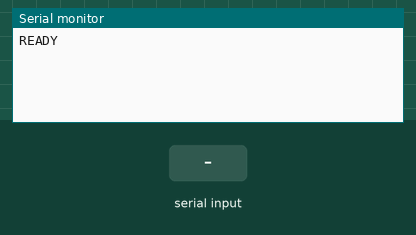
Recording of a sketch running on a simulated SparkFun Pro Micro, built with avr-gcc and run on an emulated ATmega32U4. Parts: the last lines printed to the serial monitor. The test bench sets the inputs (shaded band). USB keyboard and mouse output is not drawn.

Above: at 2.4 s.
2.5 s: "B1 1\n" received over Serial
At 3.7 s:
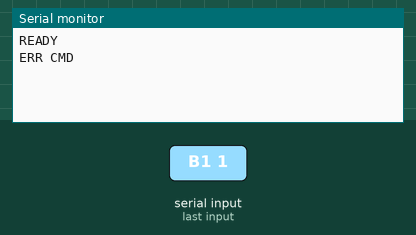
4.0 s: "B1\n" received over Serial
At 5.1 s:
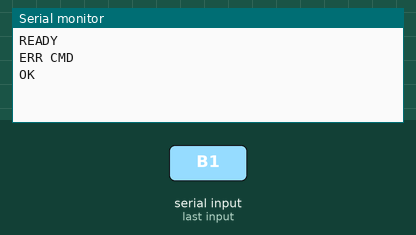
5.5 s: "M 90\n" received over Serial
At 6.2 s:
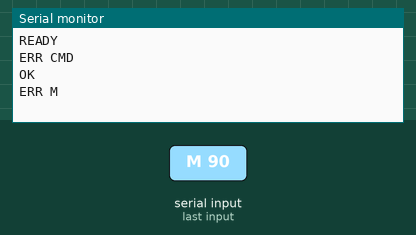
7.0 s: "K 90\n" received over Serial
At 7.4 s:
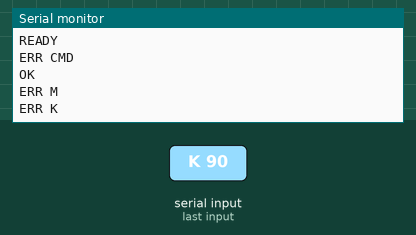
8.5 s: "P 90\n" received over Serial
At 9.7 s:
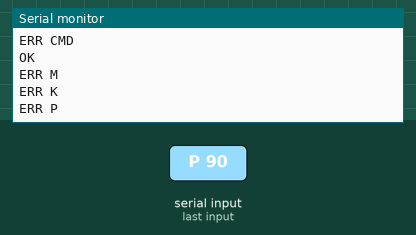

The sketch:

amazom.ino
```cpp
// amazom.ino - Arduino HID Controller
// Recebe comandos via Serial e executa ações de Mouse e Keyboard
// Compatível com Arduino Leonardo, Pro Micro (ATmega32u4)

#include <Mouse.h>
#include <Keyboard.h>

// ===== LED de Status =====
#if defined(RXLED0) && defined(RXLED1)
  inline void LED_ON()  { RXLED0; }  // ativo-baixo (acende)
  inline void LED_OFF() { RXLED1; }  // apaga
  #define USE_RX_LED 1
#else
  #define LED_PIN LED_BUILTIN
  inline void LED_ON()  { digitalWrite(LED_PIN, HIGH); }
  inline void LED_OFF() { digitalWrite(LED_PIN, LOW);  }
  #define USE_RX_LED 0
#endif

// ===== Variáveis de Estado =====
bool running = false;
bool ledState = false;
unsigned long lastBlink = 0;
const unsigned long BLINK_INTERVAL = 500;

// ===== Funções Auxiliares =====
static inline int clamp(int v, int lo, int hi) {
  if (v < lo) return lo;
  if (v > hi) return hi;
  return v;
}

void ledSolidOn()  { LED_ON();  ledState = true;  }
void ledSolidOff() { LED_OFF(); ledState = false; }
void ledToggle()   { ledState ? LED_OFF() : LED_ON(); ledState = !ledState; }

void ledUpdate(unsigned long now) {
  if (running) {
    if (!ledState) ledSolidOn();  // Fixo aceso quando rodando
    return;
  }
  // Pisca quando ocioso
  if (now - lastBlink >= BLINK_INTERVAL) {
    ledToggle();
    lastBlink = now;
  }
}

// ===== Setup =====
void setup() {
#if !USE_RX_LED
  pinMode(LED_PIN, OUTPUT);
#endif
  ledSolidOff();

  Serial.begin(115200);
  Serial.setTimeout(100);
  delay(1200);  // Aguarda enumeração USB no Windows

  Mouse.begin();
  Keyboard.begin();

  Serial.println(F("READY"));
}

// ===== Loop Principal =====
void loop() {
  ledUpdate(millis());

  if (!Serial.available()) return;

  String line = Serial.readStringUntil('\n');
  line.trim();
  if (line.length() == 0) return;

  // ===== PROTOCOLO DE COMANDOS =====
  // B1 / B0          -> Define estado (running/idle) e LED
  // M dx dy          -> Move mouse relativo [-127..127]
  // CL               -> Clique esquerdo
  // CR               -> Clique direito
  // CM               -> Clique do meio
  // CD               -> Duplo clique esquerdo
  // AC               -> Alt + clique esquerdo
  // K <KEY>          -> Pressiona tecla especial
  // T <texto>        -> Digita texto ASCII
  // P <mods> <key>   -> Pressiona combinação (ex: P CTRL a)
  // S <ms>           -> Sleep/delay em milissegundos

  // ===== Estado LED =====
  if (line == "B1") {
    running = true;
    ledSolidOn();
    Serial.println(F("OK"));
    return;
  }
  if (line == "B0") {
    running = false;
    ledSolidOff();
    Serial.println(F("OK"));
    return;
  }

  // ===== Movimento Mouse =====
  if (line.startsWith("M ")) {
    int sp = line.indexOf(' ', 2);
    if (sp <= 2) { Serial.println(F("ERR M")); return; }

    int dx = line.substring(2, sp).toInt();
    int dy = line.substring(sp + 1).toInt();
    dx = clamp(dx, -127, 127);
    dy = clamp(dy, -127, 127);

    Mouse.move((int8_t)dx, (int8_t)dy, 0);
    Serial.println(F("OK"));
    return;
  }

  // ===== Cliques Mouse =====
  if (line == "CL") {
    Mouse.press(MOUSE_LEFT);
    delay(50);
    Mouse.release(MOUSE_LEFT);
    Serial.println(F("OK"));
    return;
  }

  if (line == "CR") {
    Mouse.press(MOUSE_RIGHT);
    delay(50);
    Mouse.release(MOUSE_RIGHT);
    Serial.println(F("OK"));
    return;
  }

  if (line == "CM") {
    Mouse.press(MOUSE_MIDDLE);
    delay(50);
    Mouse.release(MOUSE_MIDDLE);
    Serial.println(F("OK"));
    return;
  }

  if (line == "CD") {
    Mouse.click(MOUSE_LEFT);
    delay(50);
    Mouse.click(MOUSE_LEFT);
    Serial.println(F("OK"));
    return;
  }

  // ===== Alt + Clique =====
  if (line == "AC") {
    Keyboard.press(KEY_LEFT_ALT);
    delay(10);
    Mouse.press(MOUSE_LEFT);
    delay(50);
    Mouse.release(MOUSE_LEFT);
    Keyboard.release(KEY_LEFT_ALT);
    Serial.println(F("OK"));
    return;
  }

  // ===== Teclas Especiais =====
  if (line.startsWith("K ")) {
    String key = line.substring(2);
    key.trim();
    uint8_t k = 0;

    if (key == "ENTER") k = KEY_RETURN;
    else if (key == "ESC") k = KEY_ESC;
    else if (key == "TAB") k = KEY_TAB;
    else if (key == "SPACE") k = ' ';
    else if (key == "BKSP") k = KEY_BACKSPACE;
    else if (key == "DEL") k = KEY_DELETE;
    else if (key == "UP") k = KEY_UP_ARROW;
    else if (key == "DOWN") k = KEY_DOWN_ARROW;
    else if (key == "LEFT") k = KEY_LEFT_ARROW;
    else if (key == "RIGHT") k = KEY_RIGHT_ARROW;
    else if (key == "HOME") k = KEY_HOME;
    else if (key == "END") k = KEY_END;
    else if (key == "PGUP") k = KEY_PAGE_UP;
    else if (key == "PGDN") k = KEY_PAGE_DOWN;
    else if (key == "F1") k = KEY_F1;
    else if (key == "F2") k = KEY_F2;
    else if (key == "F3") k = KEY_F3;
    else if (key == "F4") k = KEY_F4;
    else if (key == "F5") k = KEY_F5;
    else if (key == "F6") k = KEY_F6;
    else if (key == "F7") k = KEY_F7;
    else if (key == "F8") k = KEY_F8;
    else if (key == "F9") k = KEY_F9;
    else if (key == "F10") k = KEY_F10;
    else if (key == "F11") k = KEY_F11;
    else if (key == "F12") k = KEY_F12;

    if (k == 0) { Serial.println(F("ERR K")); return; }

    Keyboard.press(k);
    delay(10);
    Keyboard.release(k);
    Serial.println(F("OK"));
    return;
  }

  // ===== Digitar Texto =====
  if (line.startsWith("T ")) {
    String txt = line.substring(2);
    for (size_t i = 0; i < txt.length(); i++) {
      Keyboard.write((uint8_t)txt[i]);
      delay(2);
    }
    Serial.println(F("OK"));
    return;
  }

  // ===== Combinação de Teclas =====
  if (line.startsWith("P ")) {
    // Formato: P CTRL a  ou  P CTRL+SHIFT s
    int sp = line.indexOf(' ', 2);
    if (sp <= 2) { Serial.println(F("ERR P")); return; }

    String mods = line.substring(2, sp);
    String key = line.substring(sp + 1);
    key.trim();

    // Pressiona modificadores
    if (mods.indexOf("CTRL") >= 0) Keyboard.press(KEY_LEFT_CTRL);
    if (mods.indexOf("SHIFT") >= 0) Keyboard.press(KEY_LEFT_SHIFT);
    if (mods.indexOf("ALT") >= 0) Keyboard.press(KEY_LEFT_ALT);
    if (mods.indexOf("GUI") >= 0 || mods.indexOf("WIN") >= 0) Keyboard.press(KEY_LEFT_GUI);

    delay(10);

    // Pressiona tecla principal
    if (key.length() == 1) {
      Keyboard.press(key[0]);
    }

    delay(50);
    Keyboard.releaseAll();
    Serial.println(F("OK"));
    return;
  }

  // ===== Sleep/Delay =====
  if (line.startsWith("S ")) {
    int ms = line.substring(2).toInt();
    if (ms > 0 && ms <= 10000) {
      delay(ms);
      Serial.println(F("OK"));
      return;
    }
    Serial.println(F("ERR S"));
    return;
  }

  Serial.println(F("ERR CMD"));
}
```

Measured:
- after the input at 2.5 s, the serial monitor: prints a new line at once (image 1)
- after the input at 4.0 s, the serial monitor: prints a new line at once (image 2)
- after the input at 5.5 s, the serial monitor: prints a new line at once (image 3)
- after the input at 7.0 s, the serial monitor: prints a new line at once (image 4)
- after the input at 8.5 s, the serial monitor: prints a new line at once (image 5)
